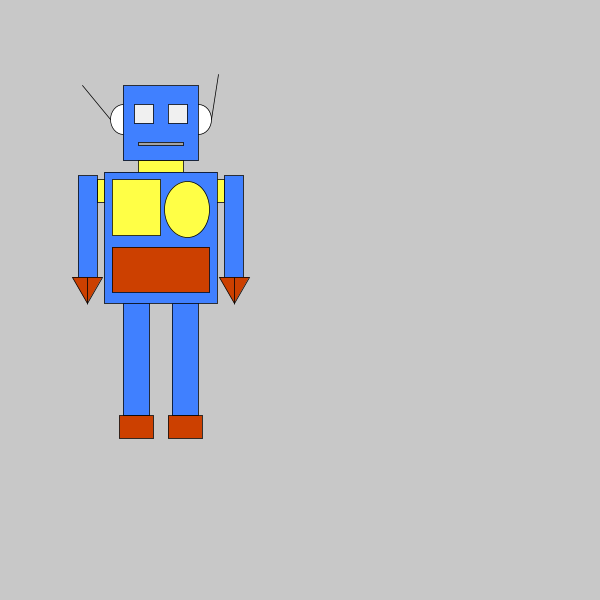
Frame 1 (no input)
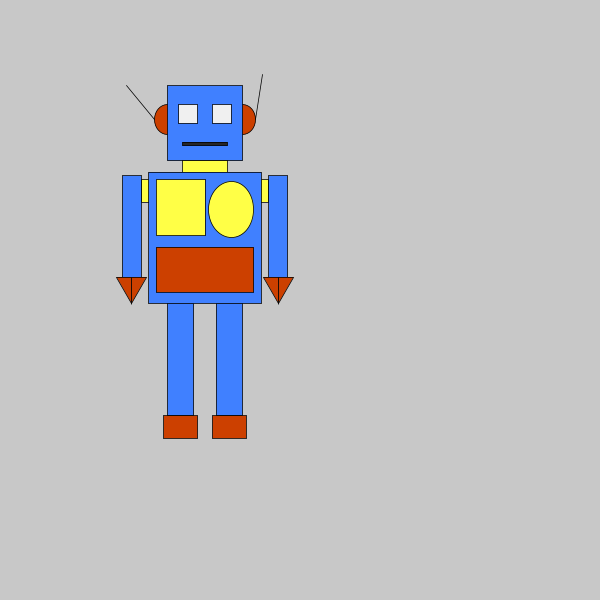
Frame 60 (the mouse pressed at the canvas centre just before this capture)
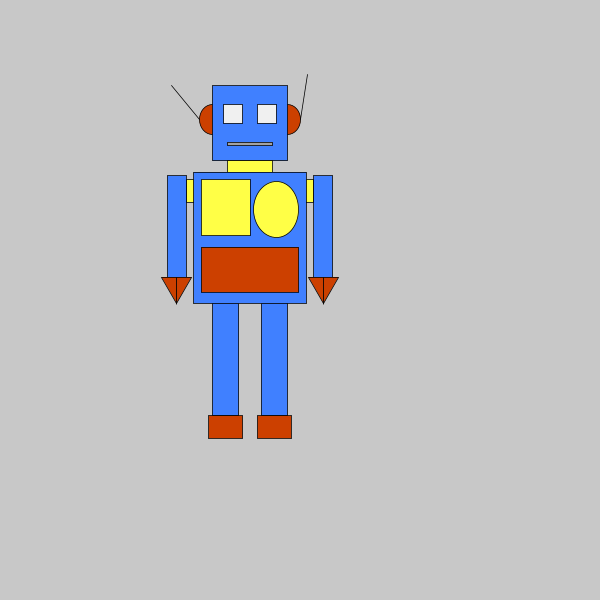
Frame 120 (the mouse held since frame 60 and released just before this capture)

The Processing sketch that drew these frames (run headless with seeded random() and noise(); from frame 60 on, the mouse is pressed at the canvas centre):

// Processing sketch: processing_87867
// ── processing_87867.pde

float xPos=width/2;
float xDir=1;
float y=1;

void setup() {
  size (600,600);
}

void draw() {
  background(200);
  translate(width/7,height/7);
  pushMatrix();
  scale(.75);
  xPos=xPos+xDir;
  translate(xPos,y);
  if (xPos>width-75)
    {
      xDir=-1;
    }
  if (xPos<-50) {
   xDir=1;
  } 
  ellipse(0,45,35,40);//left ellipse (looking at bot)
  ellipse(100,45,35,40);//right ellipse
  fill(64,128,255);
  rect(0,0,100,100);//head
  fill(204,64,0);
  line(-17,45,-55,0);//left antenna
  line(117,45,127,-15);//right antenna
  fill(240);
  rect(15,25,25,25);//left eye
  rect(60,25,25,25);//right eye
  fill(random(255));
  rect(20,75,60,5);//mouth
  fill(255,255,70);
  rect(20,100,60,15);//neck
  fill(64,128,255);
  rect(-25,115,150,175);//body
  fill(255,255,70);
  ellipse(85,165,60,75);
  rect(-15,125,65,75);
  fill(204,64,0);
  rect(-15,215,130,60);
  fill(255,255,70);
  rect(-35,125,10,30);//left arm connector
  rect(125,125,10,30);//right arm connector
  fill(64,128,255);
  rect(-60,120,25,135);//left arm
  rect(135,120,25,135);//right arm
  fill(204,64,0);
  triangle(-48,290,-68,255,-48,255);
  triangle(-48,290,-28,255,-48,255);//left hand
  triangle(148,290,128,255,148,255);
  triangle(148,290,168,255,148,255);//right hand
  fill(64,128,255);
  rect(0,290,35,150);//left leg
  rect(65,290,35,150);//right leg
  fill(204,64,0);
  rect(-5,440,45,30);//left foot
  rect(60,440,45,30);//right foot
  popMatrix();
}
